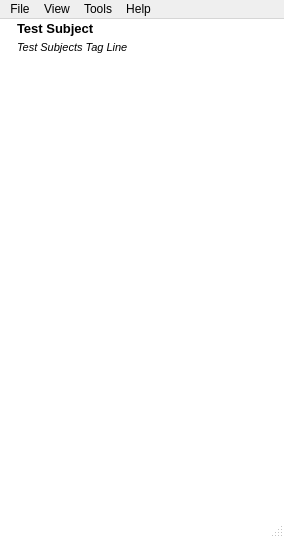
<?xml version="1.0" encoding="UTF-8"?>
<ui version="4.0">
 <class>PerpetualData</class>
 <widget class="QMainWindow" name="PerpetualData">
  <property name="geometry">
   <rect>
    <x>0</x>
    <y>0</y>
    <width>284</width>
    <height>538</height>
   </rect>
  </property>
  <property name="sizePolicy">
   <sizepolicy hsizetype="Expanding" vsizetype="Expanding">
    <horstretch>0</horstretch>
    <verstretch>0</verstretch>
   </sizepolicy>
  </property>
  <property name="minimumSize">
   <size>
    <width>0</width>
    <height>80</height>
   </size>
  </property>
  <property name="baseSize">
   <size>
    <width>250</width>
    <height>350</height>
   </size>
  </property>
  <property name="focusPolicy">
   <enum>Qt::ClickFocus</enum>
  </property>
  <property name="windowTitle">
   <string>LifeStuff</string>
  </property>
  <property name="windowIcon">
   <iconset resource="../resources/resources.qrc">
    <normaloff>:/icons/32/ms_icon_blue.png</normaloff>:/icons/32/ms_icon_blue.png</iconset>
  </property>
  <property name="styleSheet">
   <string notr="true">QFrame#TopFrame {
    border-image :url(:/background/header.png) 0 0 0 0 repeat stretch ;
    font: bold;
}

QMainWindow {
background-color: white;
color: black;
}

QFrame#BtmFrame {
    border-image: url(:/background/footer.png) 0 0 0 0 repeat stretch;
    font: bold;
}



</string>
  </property>
  <widget class="QWidget" name="centralwidget">
   <property name="sizePolicy">
    <sizepolicy hsizetype="Expanding" vsizetype="Expanding">
     <horstretch>0</horstretch>
     <verstretch>0</verstretch>
    </sizepolicy>
   </property>
   <layout class="QGridLayout" name="gridLayout">
    <property name="margin">
     <number>0</number>
    </property>
    <property name="spacing">
     <number>0</number>
    </property>
    <item row="0" column="0">
     <widget class="QFrame" name="TopFrame">
      <property name="minimumSize">
       <size>
        <width>0</width>
        <height>70</height>
       </size>
      </property>
      <property name="maximumSize">
       <size>
        <width>16777215</width>
        <height>70</height>
       </size>
      </property>
      <property name="frameShape">
       <enum>QFrame::NoFrame</enum>
      </property>
      <property name="frameShadow">
       <enum>QFrame::Raised</enum>
      </property>
      <layout class="QGridLayout" name="gridLayout_2">
       <property name="leftMargin">
        <number>4</number>
       </property>
       <property name="topMargin">
        <number>2</number>
       </property>
       <property name="rightMargin">
        <number>4</number>
       </property>
       <property name="bottomMargin">
        <number>6</number>
       </property>
       <item row="0" column="0">
        <layout class="QHBoxLayout" name="horizontalLayout_2">
         <item>
          <widget class="QLabel" name="label">
           <property name="text">
            <string/>
           </property>
           <property name="pixmap">
            <pixmap resource="../resources/resources.qrc">:/background/duck_pic.png</pixmap>
           </property>
           <property name="alignment">
            <set>Qt::AlignLeading|Qt::AlignLeft|Qt::AlignTop</set>
           </property>
          </widget>
         </item>
         <item>
          <layout class="QVBoxLayout" name="verticalLayout_3">
           <property name="spacing">
            <number>5</number>
           </property>
           <item>
            <widget class="QLabel" name="label_2">
             <property name="font">
              <font>
               <pointsize>10</pointsize>
               <weight>75</weight>
               <bold>true</bold>
              </font>
             </property>
             <property name="text">
              <string>Test Subject</string>
             </property>
            </widget>
           </item>
           <item>
            <widget class="QLabel" name="label_3">
             <property name="font">
              <font>
               <pointsize>8</pointsize>
               <weight>50</weight>
               <italic>true</italic>
               <bold>false</bold>
              </font>
             </property>
             <property name="lineWidth">
              <number>0</number>
             </property>
             <property name="text">
              <string>Test Subjects Tag Line</string>
             </property>
            </widget>
           </item>
           <item>
            <spacer name="verticalSpacer_3">
             <property name="orientation">
              <enum>Qt::Vertical</enum>
             </property>
             <property name="sizeHint" stdset="0">
              <size>
               <width>20</width>
               <height>40</height>
              </size>
             </property>
            </spacer>
           </item>
          </layout>
         </item>
         <item>
          <spacer name="horizontalSpacer_2">
           <property name="orientation">
            <enum>Qt::Horizontal</enum>
           </property>
           <property name="sizeHint" stdset="0">
            <size>
             <width>40</width>
             <height>20</height>
            </size>
           </property>
          </spacer>
         </item>
         <item>
          <layout class="QVBoxLayout" name="verticalLayout">
           <item>
            <widget class="QPushButton" name="fullViewBtn">
             <property name="toolTip">
              <string>Switch To Full View</string>
             </property>
             <property name="text">
              <string/>
             </property>
             <property name="icon">
              <iconset resource="../resources/resources.qrc">
               <normaloff>:/icons/16/expand_view.png</normaloff>:/icons/16/expand_view.png</iconset>
             </property>
             <property name="flat">
              <bool>true</bool>
             </property>
            </widget>
           </item>
           <item>
            <spacer name="verticalSpacer_2">
             <property name="orientation">
              <enum>Qt::Vertical</enum>
             </property>
             <property name="sizeHint" stdset="0">
              <size>
               <width>20</width>
               <height>40</height>
              </size>
             </property>
            </spacer>
           </item>
          </layout>
         </item>
        </layout>
       </item>
      </layout>
     </widget>
    </item>
    <item row="1" column="0">
     <widget class="QStackedWidget" name="stackedWidget">
      <property name="sizePolicy">
       <sizepolicy hsizetype="Expanding" vsizetype="Expanding">
        <horstretch>0</horstretch>
        <verstretch>0</verstretch>
       </sizepolicy>
      </property>
      <property name="lineWidth">
       <number>0</number>
      </property>
      <widget class="QWidget" name="page"/>
      <widget class="QWidget" name="page_2"/>
     </widget>
    </item>
    <item row="3" column="0">
     <widget class="QFrame" name="BtmFrame">
      <property name="minimumSize">
       <size>
        <width>0</width>
        <height>70</height>
       </size>
      </property>
      <property name="maximumSize">
       <size>
        <width>16777215</width>
        <height>70</height>
       </size>
      </property>
      <property name="frameShape">
       <enum>QFrame::NoFrame</enum>
      </property>
      <property name="frameShadow">
       <enum>QFrame::Raised</enum>
      </property>
      <layout class="QVBoxLayout" name="verticalLayout_2">
       <property name="leftMargin">
        <number>4</number>
       </property>
       <property name="rightMargin">
        <number>4</number>
       </property>
       <item>
        <spacer name="verticalSpacer">
         <property name="orientation">
          <enum>Qt::Vertical</enum>
         </property>
         <property name="sizeHint" stdset="0">
          <size>
           <width>20</width>
           <height>40</height>
          </size>
         </property>
        </spacer>
       </item>
       <item>
        <layout class="QHBoxLayout" name="horizontalLayout">
         <property name="spacing">
          <number>0</number>
         </property>
         <item>
          <spacer name="horizontalSpacer_8">
           <property name="orientation">
            <enum>Qt::Horizontal</enum>
           </property>
           <property name="sizeHint" stdset="0">
            <size>
             <width>40</width>
             <height>20</height>
            </size>
           </property>
          </spacer>
         </item>
         <item>
          <widget class="QPushButton" name="contactBtn">
           <property name="toolTip">
            <string>Contacts</string>
           </property>
           <property name="text">
            <string/>
           </property>
           <property name="icon">
            <iconset resource="../resources/resources.qrc">
             <normaloff>:/menu/contact_icon.png</normaloff>:/menu/contact_icon.png</iconset>
           </property>
           <property name="iconSize">
            <size>
             <width>24</width>
             <height>24</height>
            </size>
           </property>
           <property name="flat">
            <bool>true</bool>
           </property>
          </widget>
         </item>
         <item>
          <spacer name="horizontalSpacer_3">
           <property name="orientation">
            <enum>Qt::Horizontal</enum>
           </property>
           <property name="sizeHint" stdset="0">
            <size>
             <width>40</width>
             <height>20</height>
            </size>
           </property>
          </spacer>
         </item>
         <item>
          <widget class="QPushButton" name="emailBtn">
           <property name="toolTip">
            <string>E-Mail</string>
           </property>
           <property name="text">
            <string/>
           </property>
           <property name="icon">
            <iconset resource="../resources/resources.qrc">
             <normaloff>:/menu/email_icon.png</normaloff>:/menu/email_icon.png</iconset>
           </property>
           <property name="iconSize">
            <size>
             <width>24</width>
             <height>24</height>
            </size>
           </property>
           <property name="flat">
            <bool>true</bool>
           </property>
          </widget>
         </item>
         <item>
          <spacer name="horizontalSpacer_4">
           <property name="orientation">
            <enum>Qt::Horizontal</enum>
           </property>
           <property name="sizeHint" stdset="0">
            <size>
             <width>40</width>
             <height>20</height>
            </size>
           </property>
          </spacer>
         </item>
         <item>
          <widget class="QPushButton" name="calendarBtn">
           <property name="toolTip">
            <string>Calendar</string>
           </property>
           <property name="text">
            <string/>
           </property>
           <property name="icon">
            <iconset resource="../resources/resources.qrc">
             <normaloff>:/menu/calendar_icon.png</normaloff>:/menu/calendar_icon.png</iconset>
           </property>
           <property name="iconSize">
            <size>
             <width>24</width>
             <height>24</height>
            </size>
           </property>
           <property name="flat">
            <bool>true</bool>
           </property>
          </widget>
         </item>
         <item>
          <spacer name="horizontalSpacer_5">
           <property name="orientation">
            <enum>Qt::Horizontal</enum>
           </property>
           <property name="sizeHint" stdset="0">
            <size>
             <width>40</width>
             <height>20</height>
            </size>
           </property>
          </spacer>
         </item>
         <item>
          <widget class="QPushButton" name="myFilesBtn">
           <property name="toolTip">
            <string>Documents</string>
           </property>
           <property name="text">
            <string/>
           </property>
           <property name="icon">
            <iconset resource="../resources/resources.qrc">
             <normaloff>:/menu/files_icon.png</normaloff>:/menu/files_icon.png</iconset>
           </property>
           <property name="iconSize">
            <size>
             <width>24</width>
             <height>24</height>
            </size>
           </property>
           <property name="flat">
            <bool>true</bool>
           </property>
          </widget>
         </item>
         <item>
          <spacer name="horizontalSpacer_6">
           <property name="orientation">
            <enum>Qt::Horizontal</enum>
           </property>
           <property name="sizeHint" stdset="0">
            <size>
             <width>40</width>
             <height>20</height>
            </size>
           </property>
          </spacer>
         </item>
         <item>
          <widget class="QPushButton" name="picBtn">
           <property name="toolTip">
            <string>Pictures</string>
           </property>
           <property name="text">
            <string/>
           </property>
           <property name="icon">
            <iconset resource="../resources/resources.qrc">
             <normaloff>:/menu/pictures_icon.png</normaloff>:/menu/pictures_icon.png</iconset>
           </property>
           <property name="iconSize">
            <size>
             <width>24</width>
             <height>24</height>
            </size>
           </property>
           <property name="flat">
            <bool>true</bool>
           </property>
          </widget>
         </item>
         <item>
          <spacer name="horizontalSpacer_7">
           <property name="orientation">
            <enum>Qt::Horizontal</enum>
           </property>
           <property name="sizeHint" stdset="0">
            <size>
             <width>40</width>
             <height>20</height>
            </size>
           </property>
          </spacer>
         </item>
         <item>
          <widget class="QPushButton" name="musicBtn">
           <property name="toolTip">
            <string>Music</string>
           </property>
           <property name="text">
            <string/>
           </property>
           <property name="icon">
            <iconset resource="../resources/resources.qrc">
             <normaloff>:/menu/music_icon.png</normaloff>:/menu/music_icon.png</iconset>
           </property>
           <property name="iconSize">
            <size>
             <width>24</width>
             <height>24</height>
            </size>
           </property>
           <property name="flat">
            <bool>true</bool>
           </property>
          </widget>
         </item>
         <item>
          <spacer name="horizontalSpacer">
           <property name="orientation">
            <enum>Qt::Horizontal</enum>
           </property>
           <property name="sizeHint" stdset="0">
            <size>
             <width>40</width>
             <height>20</height>
            </size>
           </property>
          </spacer>
         </item>
        </layout>
       </item>
      </layout>
     </widget>
    </item>
   </layout>
  </widget>
  <widget class="QMenuBar" name="menubar">
   <property name="geometry">
    <rect>
     <x>0</x>
     <y>0</y>
     <width>284</width>
     <height>26</height>
    </rect>
   </property>
   <property name="sizePolicy">
    <sizepolicy hsizetype="Preferred" vsizetype="Preferred">
     <horstretch>0</horstretch>
     <verstretch>0</verstretch>
    </sizepolicy>
   </property>
   <property name="styleSheet">
    <string/>
   </property>
   <widget class="QMenu" name="menuFile">
    <property name="title">
     <string>File</string>
    </property>
    <widget class="QMenu" name="menuStatus">
     <property name="enabled">
      <bool>false</bool>
     </property>
     <property name="title">
      <string>Status</string>
     </property>
     <addaction name="actionAvailable"/>
     <addaction name="actionAway"/>
     <addaction name="actionBusy"/>
     <addaction name="actionOffline_2"/>
    </widget>
    <addaction name="actionLogout"/>
    <addaction name="actionQuit"/>
    <addaction name="menuStatus"/>
   </widget>
   <widget class="QMenu" name="menuView">
    <property name="title">
     <string>View</string>
    </property>
    <addaction name="actionFullScreen"/>
    <addaction name="actionPrivate_Shares"/>
    <addaction name="actionOffline"/>
    <addaction name="actionEmail"/>
    <addaction name="actionCalendar"/>
   </widget>
   <widget class="QMenu" name="menuApplications">
    <property name="title">
     <string>Tools</string>
    </property>
    <widget class="QMenu" name="menuTheme">
     <property name="title">
      <string>Theme</string>
     </property>
     <addaction name="actionBlue"/>
     <addaction name="actionBlack"/>
     <addaction name="actionRed"/>
     <addaction name="actionGreen"/>
    </widget>
    <addaction name="actionWord_Processor"/>
    <addaction name="actionSpread_Sheet"/>
    <addaction name="actionPresentation"/>
    <addaction name="actionBrowser"/>
    <addaction name="actionSettings_2"/>
    <addaction name="menuTheme"/>
   </widget>
   <widget class="QMenu" name="menuHelp">
    <property name="title">
     <string>Help</string>
    </property>
    <widget class="QMenu" name="menuToolTip">
     <property name="title">
      <string>ToolTip</string>
     </property>
     <addaction name="actionOff_2"/>
     <addaction name="actionSmall_2"/>
     <addaction name="actionFull_2"/>
    </widget>
    <addaction name="actionManual"/>
    <addaction name="actionAbout"/>
    <addaction name="menuToolTip"/>
    <addaction name="actionUpdate"/>
   </widget>
   <addaction name="menuFile"/>
   <addaction name="menuView"/>
   <addaction name="menuApplications"/>
   <addaction name="menuHelp"/>
  </widget>
  <widget class="QStatusBar" name="statusbar"/>
  <action name="actionLogout">
   <property name="text">
    <string>&amp;Logout</string>
   </property>
  </action>
  <action name="actionQuit">
   <property name="text">
    <string>&amp;Quit</string>
   </property>
  </action>
  <action name="actionFullScreen">
   <property name="checkable">
    <bool>true</bool>
   </property>
   <property name="text">
    <string>&amp;Fullscreen</string>
   </property>
  </action>
  <action name="actionWord_Processor">
   <property name="enabled">
    <bool>false</bool>
   </property>
   <property name="text">
    <string>Word Processor</string>
   </property>
  </action>
  <action name="actionSpread_Sheet">
   <property name="enabled">
    <bool>false</bool>
   </property>
   <property name="text">
    <string>Spread Sheet</string>
   </property>
  </action>
  <action name="actionPresentation">
   <property name="enabled">
    <bool>false</bool>
   </property>
   <property name="text">
    <string>Presentation</string>
   </property>
  </action>
  <action name="actionBrowser">
   <property name="enabled">
    <bool>false</bool>
   </property>
   <property name="text">
    <string>&amp;Browser</string>
   </property>
  </action>
  <action name="actionAbout">
   <property name="checkable">
    <bool>true</bool>
   </property>
   <property name="text">
    <string>&amp;About</string>
   </property>
  </action>
  <action name="actionManual">
   <property name="enabled">
    <bool>true</bool>
   </property>
   <property name="text">
    <string>&amp;Manual</string>
   </property>
  </action>
  <action name="actionMy_Files">
   <property name="text">
    <string>My files</string>
   </property>
  </action>
  <action name="actionPrivate_Shares">
   <property name="text">
    <string>&amp;Private shares</string>
   </property>
  </action>
  <action name="actionOffline">
   <property name="checkable">
    <bool>true</bool>
   </property>
   <property name="text">
    <string>&amp;Offline mode</string>
   </property>
  </action>
  <action name="actionSettings">
   <property name="text">
    <string>Settings</string>
   </property>
  </action>
  <action name="actionAvailable">
   <property name="checkable">
    <bool>true</bool>
   </property>
   <property name="text">
    <string>Online</string>
   </property>
  </action>
  <action name="actionAway">
   <property name="checkable">
    <bool>true</bool>
   </property>
   <property name="text">
    <string>Away</string>
   </property>
  </action>
  <action name="actionBusy">
   <property name="checkable">
    <bool>true</bool>
   </property>
   <property name="text">
    <string>Busy</string>
   </property>
  </action>
  <action name="actionOffline_2">
   <property name="checkable">
    <bool>true</bool>
   </property>
   <property name="text">
    <string>Offline</string>
   </property>
  </action>
  <action name="actionSettings_2">
   <property name="text">
    <string>&amp;Settings</string>
   </property>
  </action>
  <action name="actionEmail">
   <property name="text">
    <string>&amp;Email</string>
   </property>
  </action>
  <action name="actionWhat_s_this">
   <property name="text">
    <string>What's this</string>
   </property>
   <property name="shortcut">
    <string>Shift+F11</string>
   </property>
  </action>
  <action name="actionOff">
   <property name="text">
    <string>Off</string>
   </property>
  </action>
  <action name="actionSmall">
   <property name="text">
    <string>Small</string>
   </property>
  </action>
  <action name="actionFull">
   <property name="text">
    <string>Full</string>
   </property>
  </action>
  <action name="actionOff_2">
   <property name="checkable">
    <bool>false</bool>
   </property>
   <property name="text">
    <string>Off</string>
   </property>
  </action>
  <action name="actionSmall_2">
   <property name="checkable">
    <bool>false</bool>
   </property>
   <property name="checked">
    <bool>false</bool>
   </property>
   <property name="text">
    <string>Small</string>
   </property>
  </action>
  <action name="actionFull_2">
   <property name="checkable">
    <bool>false</bool>
   </property>
   <property name="text">
    <string>Full</string>
   </property>
  </action>
  <action name="actionUpdate">
   <property name="text">
    <string>&amp;Update</string>
   </property>
   <property name="shortcut">
    <string>Ctrl+U</string>
   </property>
  </action>
  <action name="actionBlue">
   <property name="text">
    <string>Blue</string>
   </property>
  </action>
  <action name="actionBlack">
   <property name="text">
    <string>Black</string>
   </property>
  </action>
  <action name="actionRed">
   <property name="text">
    <string>Red</string>
   </property>
  </action>
  <action name="actionGreen">
   <property name="text">
    <string>Green</string>
   </property>
  </action>
  <action name="actionCalendar">
   <property name="text">
    <string>Calendar</string>
   </property>
  </action>
 </widget>
 <resources>
  <include location="../resources/resources.qrc"/>
  <include location="../resources/resources.qrc"/>
  <include location="../resources/resources.qrc"/>
  <include location="../resources/resources.qrc"/>
  <include location="../../../../../Users/maidsafe/.designer/resources/resources.qrc"/>
  <include location="../resources/resources.qrc"/>
 </resources>
 <connections/>
</ui>
